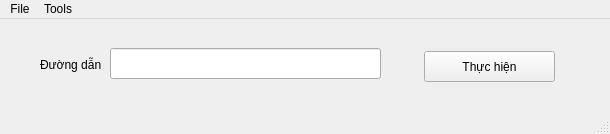
<?xml version="1.0" encoding="UTF-8"?>
<ui version="4.0">
 <class>MainWindow</class>
 <widget class="QMainWindow" name="MainWindow">
  <property name="geometry">
   <rect>
    <x>0</x>
    <y>0</y>
    <width>610</width>
    <height>134</height>
   </rect>
  </property>
  <property name="windowTitle">
   <string>Home</string>
  </property>
  <widget class="QWidget" name="centralwidget">
   <widget class="QLabel" name="label">
    <property name="geometry">
     <rect>
      <x>40</x>
      <y>30</y>
      <width>81</width>
      <height>31</height>
     </rect>
    </property>
    <property name="text">
     <string>Đường dẫn</string>
    </property>
   </widget>
   <widget class="QLineEdit" name="lineEdit">
    <property name="geometry">
     <rect>
      <x>110</x>
      <y>29</y>
      <width>271</width>
      <height>31</height>
     </rect>
    </property>
   </widget>
   <widget class="QPushButton" name="btnExe">
    <property name="geometry">
     <rect>
      <x>424</x>
      <y>32</y>
      <width>131</width>
      <height>31</height>
     </rect>
    </property>
    <property name="text">
     <string>Thực hiện</string>
    </property>
   </widget>
  </widget>
  <widget class="QMenuBar" name="menubar">
   <property name="geometry">
    <rect>
     <x>0</x>
     <y>0</y>
     <width>610</width>
     <height>21</height>
    </rect>
   </property>
   <widget class="QMenu" name="menuFile">
    <property name="title">
     <string>File</string>
    </property>
   </widget>
   <widget class="QMenu" name="menuTools">
    <property name="title">
     <string>Tools</string>
    </property>
    <addaction name="btnXoaRac"/>
   </widget>
   <addaction name="menuFile"/>
   <addaction name="menuTools"/>
  </widget>
  <widget class="QStatusBar" name="statusbar"/>
  <action name="btnXoaRac">
   <property name="text">
    <string>Xóa rác</string>
   </property>
  </action>
 </widget>
 <resources/>
 <connections/>
</ui>
